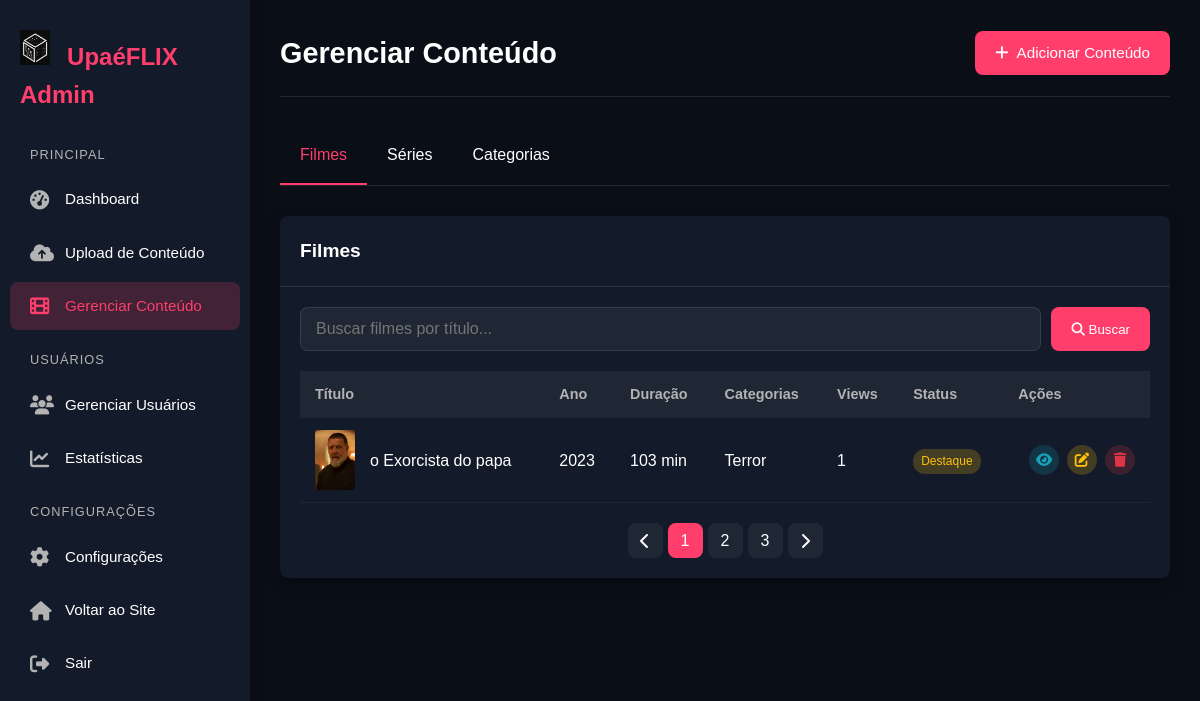
The page /admin/manage (signed in) on the database its author committed.
### app.py (models this page shows, shortened)
class Movie(db.Model):
    id = db.Column(db.Integer, primary_key=True)
    title = db.Column(db.String(128), nullable=False)
    original_title = db.Column(db.String(128))
    description = db.Column(db.Text)
    release_year = db.Column(db.Integer)
    duration = db.Column(db.Integer)  # em minutos
    poster_url = db.Column(db.String(256))
    video_path = db.Column(db.String(256), nullable=False)
    views_count = db.Column(db.Integer, default=0)
    featured = db.Column(db.Boolean, default=False)
    created_at = db.Column(db.DateTime, default=datetime.utcnow)
    categories = db.relationship('Category', secondary=movie_categories, backref=db.backref('movies', lazy='dynamic'))
    watchlists = db.relationship('WatchList', backref='movie', lazy='dynamic', cascade='all, delete-orphan')
    views = db.relationship('View', backref='movie', lazy='dynamic', cascade='all, delete-orphan')

class Category(db.Model):
    id = db.Column(db.Integer, primary_key=True)
    name = db.Column(db.String(64), unique=True, nullable=False)
    slug = db.Column(db.String(64), unique=True, nullable=False)

### app.py (the view)
@app.route('/admin/manage')
@login_required
@admin_required
def admin_manage_content():
    movies = Movie.query.order_by(Movie.created_at.desc()).all()
    series = Series.query.order_by(Series.created_at.desc()).all()
    categories = Category.query.all()
    return render_template('admin/manage.html',
                           movies=movies,
                           series=series,
                           categories=categories)

### app.py (called while the page is built)
@login_manager.user_loader
def load_user(user_id):
    return User.query.get(int(user_id))

def admin_required(f):
    @wraps(f)
    def decorated_function(*args, **kwargs):
        if not current_user.is_authenticated or not current_user.is_admin:
            flash('Acesso negado! Você não é admin, mano!', 'danger')
            return redirect(url_for('index'))
        return f(*args, **kwargs)
    return decorated_function

### templates/admin/manage.html (shortened to what this page needs)
<!DOCTYPE html>
<html lang="pt-BR">
<head>
    <link rel="stylesheet" href="https://cdnjs.cloudflare.com/ajax/libs/font-awesome/6.4.0/css/all.min.css">
      <link rel="stylesheet" href="{{ url_for('static', filename='css/admin.css') }}">
</head>
<body>
    <aside class="sidebar">
        <div class="sidebar-header">
            <a href="{{ url_for('index') }}" class="sidebar-logo">
                <img src="{{ url_for('static', filename='img/logo.png') }}" alt="UpaéFLIX">
                UpaéFLIX Admin
            </a>
        </div>
        <nav class="sidebar-nav">
            <div class="nav-section">
                <div class="nav-section-title">Principal</div>
                <a href="{{ url_for('admin_dashboard') }}" class="nav-item">
                    <i class="fas fa-tachometer-alt nav-icon"></i>
                    <span class="nav-text">Dashboard</span>
                </a>
                <a href="{{ url_for('admin_upload') }}" class="nav-item">
                    <i class="fas fa-cloud-upload-alt nav-icon"></i>
                    <span class="nav-text">Upload de Conteúdo</span>
                </a>
                <a href="{{ url_for('admin_manage_content') }}" class="nav-item active">
                    <i class="fas fa-film nav-icon"></i>
                    <span class="nav-text">Gerenciar Conteúdo</span>
                </a>
            </div>
            <div class="nav-section">
                <div class="nav-section-title">Usuários</div>
                <a href="#" class="nav-item">
                    <i class="fas fa-users nav-icon"></i>
                    <span class="nav-text">Gerenciar Usuários</span>
                </a>
                <a href="#" class="nav-item">
                    <i class="fas fa-chart-line nav-icon"></i>
                    <span class="nav-text">Estatísticas</span>
                </a>
            </div>
            <div class="nav-section">
                <div class="nav-section-title">Configurações</div>
                <a href="#" class="nav-item">
                    <i class="fas fa-cog nav-icon"></i>
                    <span class="nav-text">Configurações</span>
                </a>
                <a href="{{ url_for('index') }}" class="nav-item">
                    <i class="fas fa-home nav-icon"></i>
                    <span class="nav-text">Voltar ao Site</span>
                </a>
                <a href="{{ url_for('logout') }}" class="nav-item">
                    <i class="fas fa-sign-out-alt nav-icon"></i>
                    <span class="nav-text">Sair</span>
                </a>
            </div>
        </nav>
    </aside>
    <main class="main-content">
        <div class="page-header">
            <h1 class="page-title">Gerenciar Conteúdo</h1>
            <div class="page-actions">
                <a href="{{ url_for('admin_upload') }}" class="btn btn-primary">
                    <i class="fas fa-plus"></i> Adicionar Conteúdo
                </a>
            </div>
        </div>
        <div class="tabs">
            <div class="tab active" data-tab="movies">Filmes</div>
            <div class="tab" data-tab="series">Séries</div>
            <div class="tab" data-tab="categories">Categorias</div>
        </div>
        <div class="tab-content active" id="movies-content">
            <div class="card">
                <div class="card-header">
                    <h2 class="card-title">Filmes</h2>
                </div>
                <div class="card-body">
                    <div class="search-container">
                        <input type="text" class="search-input" id="movieSearch" placeholder="Buscar filmes por título...">
                        <button class="search-btn">
                            <i class="fas fa-search"></i> Buscar
                        </button>
                    </div>
                    {% if movies %}
                    <div class="table-container">
                        <table class="content-table">
                            <thead>
                                <tr>
                                    <th>Título</th>
                                    <th>Ano</th>
                                    <th>Duração</th>
                                    <th>Categorias</th>
                                    <th>Views</th>
                                    <th>Status</th>
                                    <th>Ações</th>
                                </tr>
                            </thead>
                            <tbody>
                                {% for movie in movies %}
                                <tr>
                                    <td>
                                        <div class="title-cell">
                                            <img src="{{ url_for('static', filename=movie.poster_url) }}" alt="{{ movie.title }}" class="table-poster">
                                            <span class="content-title">{{ movie.title }}</span>
                                        </div>
                                    </td>
                                    <td>{{ movie.release_year }}</td>
                                    <td>{{ movie.duration }} min</td>
                                    <td>
                                        {% for category in movie.categories %}
                                        {{ category.name }}{% if not loop.last %}, {% endif %}
                                        {% endfor %}
                                    </td>
                                    <td>{{ movie.views_count }}</td>
                                    <td>
                                        {% if movie.featured %}
                                        <span class="content-badge badge-featured">Destaque</span>
                                        {% else %}
                                        <span class="content-badge">Normal</span>
                                        {% endif %}
                                    </td>
                                    <td>
                                        <div class="table-actions">
                                            <a href="{{ url_for('movie_details', movie_id=movie.id) }}" class="action-btn btn-view" title="Ver">
                                                <i class="fas fa-eye"></i>
                                            </a>
                                            <a href="{{ url_for('admin_edit_movie', movie_id=movie.id) }}" class="action-btn btn-edit" title="Editar">
                                                <i class="fas fa-edit"></i>
                                            </a>
                                            <button class="action-btn btn-delete delete-btn" data-id="{{ movie.id }}" data-type="movie" data-title="{{ movie.title }}" title="Excluir">
                                                <i class="fas fa-trash"></i>
                                            </button>
                                        </div>
                                    </td>
                                </tr>
                                {% endfor %}
                            </tbody>
                        </table>
                    </div>
                    <div class="pagination">
                        <div class="page-item"><i class="fas fa-chevron-left"></i></div>
                        <div class="page-item active">1</div>
                        <div class="page-item">2</div>
                        <div class="page-item">3</div>
                        <div class="page-item"><i class="fas fa-chevron-right"></i></div>
                    </div>
                    {% endif %}
                </div>
            </div>
        </div>
    </main>
</body>
</html>

### templates/admin/manage.html (style rules this page uses)
:root { --bg-primary: #0a0e17; --bg-secondary: #131b2a; --bg-card: #1a2437; --accent-color: #ff3e6c; --accent-hover: #ff0a47; --text-primary: #ffffff; --text-secondary: #b3b3b3; --border-radius: 8px; --card-shadow: 0 5px 15px rgba(0, 0, 0, 0.3); --success-color: #28a745; --warning-color: #ffc107; --danger-color: #dc3545; --info-color: #17a2b8; --sidebar-width: 250px; }
* { margin: 0; padding: 0; box-sizing: border-box; font-family: 'Poppins', Arial, sans-serif; }
body { background-color: var(--bg-primary); color: var(--text-primary); line-height: 1.6; min-height: 100vh; display: flex; }
a { text-decoration: none; color: var(--text-primary); transition: color 0.3s; }
.sidebar { width: var(--sidebar-width); background-color: var(--bg-secondary); height: 100vh; position: fixed; left: 0; top: 0; padding: 30px 0; box-shadow: 3px 0 10px rgba(0, 0, 0, 0.2); z-index: 100; overflow-y: auto; }
.main-content { flex: 1; margin-left: var(--sidebar-width); padding: 30px; max-width: calc(100% - var(--sidebar-width)); }
.page-header { display: flex; justify-content: space-between; align-items: center; margin-bottom: 30px; padding-bottom: 20px; border-bottom: 1px solid rgba(255, 255, 255, 0.1); }
.page-title { font-size: 1.8rem; font-weight: 700; }
.page-actions { display: flex; gap: 10px; }
.tabs { display: flex; border-bottom: 1px solid rgba(255, 255, 255, 0.1); margin-bottom: 30px; }
.tab { padding: 15px 20px; font-weight: 500; cursor: pointer; transition: all 0.3s; border-bottom: 2px solid transparent; }
.tab.active { color: var(--accent-color); border-bottom-color: var(--accent-color); }
.tab-content { display: none; }
.tab-content.active { display: block; }
.card { background-color: var(--bg-secondary); border-radius: var(--border-radius); box-shadow: var(--card-shadow); margin-bottom: 30px; }
.card-header { padding: 20px; border-bottom: 1px solid rgba(255, 255, 255, 0.1); display: flex; justify-content: space-between; align-items: center; }
.card-title { font-size: 1.2rem; font-weight: 600; }
.card-body { padding: 20px; }
.search-container { margin-bottom: 20px; display: flex; gap: 10px; }
.search-input { flex: 1; padding: 12px 15px; border-radius: var(--border-radius); border: 1px solid rgba(255, 255, 255, 0.1); background-color: rgba(255, 255, 255, 0.05); color: var(--text-primary); font-size: 1rem; }
.search-btn { padding: 12px 20px; background-color: var(--accent-color); color: white; border: none; border-radius: var(--border-radius); cursor: pointer; transition: all 0.3s; }
.content-table { width: 100%; border-collapse: collapse; }
.content-table th { text-align: left; padding: 12px 15px; background-color: rgba(255, 255, 255, 0.05); color: var(--text-secondary); font-weight: 600; font-size: 0.9rem; white-space: nowrap; }
.content-table td { padding: 12px 15px; border-bottom: 1px solid rgba(255, 255, 255, 0.05); }
.table-poster { width: 40px; height: 60px; object-fit: cover; border-radius: 3px; }
.title-cell { display: flex; align-items: center; gap: 15px; }
.content-title { font-weight: 500; }
.content-badge { display: inline-block; padding: 3px 8px; border-radius: 12px; font-size: 0.75rem; background-color: rgba(255, 255, 255, 0.1); }
.badge-featured { background-color: rgba(255, 193, 7, 0.2); color: var(--warning-color); }
.table-actions { display: flex; gap: 8px; justify-content: flex-end; }
.action-btn { width: 30px; height: 30px; border-radius: 50%; display: flex; align-items: center; justify-content: center; font-size: 0.9rem; cursor: pointer; transition: all 0.3s; border: none; }
.btn-view { background-color: rgba(23, 162, 184, 0.2); color: var(--info-color); }
.btn-edit { background-color: rgba(255, 193, 7, 0.2); color: var(--warning-color); }
.btn-delete { background-color: rgba(220, 53, 69, 0.2); color: var(--danger-color); }
.pagination { display: flex; justify-content: center; gap: 5px; margin-top: 20px; }
.page-item { width: 35px; height: 35px; display: flex; align-items: center; justify-content: center; background-color: rgba(255, 255, 255, 0.05); border-radius: var(--border-radius); cursor: pointer; transition: all 0.3s; user-select: none; }
.page-item.active { background-color: var(--accent-color); color: white; }
.btn { padding: 10px 20px; border-radius: var(--border-radius); cursor: pointer; transition: all 0.3s; border: none; font-size: 0.95rem; font-weight: 500; display: inline-flex; align-items: center; gap: 8px; }
.btn-primary { background-color: var(--accent-color); color: white; }

### rows shown on the page
Movie: poster_url (picture), title "o Exorcista do papa", release_year "2023", duration "103", views_count "1", featured "Destaque"
Category: name "Terror"
